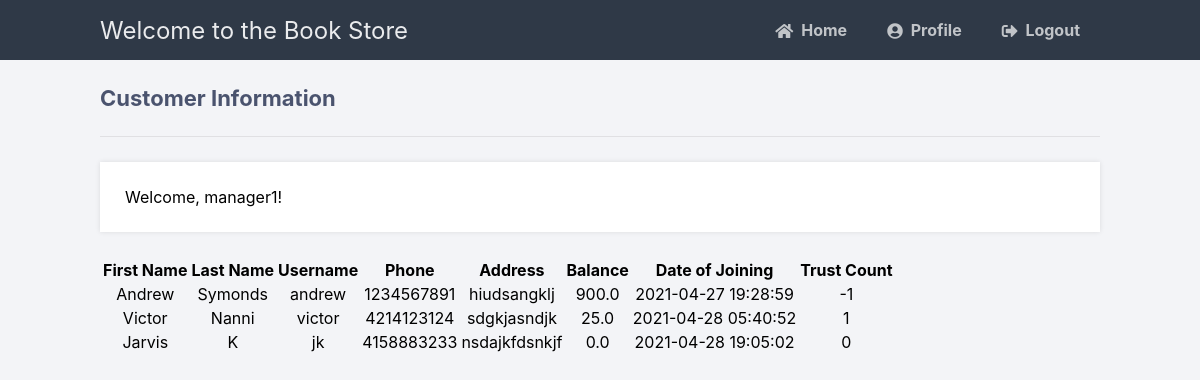
Page /displayCustomer (signed in) on the committed database.
### tables this page shows
CREATE TABLE Customer (
            username TEXT PRIMARY KEY,
            password TEXT,
            firstName TEXT,
            lastName TEXT,
            phone INT,
            address TEXT,
            balance FLOAT DEFAULT 0,
            dateOfJoining DATETIME DEFAULT CURRENT_TIMESTAMP, trustCount INT DEFAULT 0);

### main.py (the view)
@app.route('/displayCustomer', methods=['GET', 'POST'])
def displayCustomer():
    if 'loggedin' in session and session['type'] == 1:
        msg = ''
        if request.method == 'GET':
            with sql.connect("Book.db") as con:
                cursor = con.cursor()
                cursor.execute(
                    'SELECT * FROM Customer')
                customer = cursor.fetchall()
                if not customer:
                    msg = 'No Customer Registered!'
                else:
                    print(customer)
                    return render_template('displayCustomer.html', data=customer, username=session['username'])
    return redirect(url_for('login'))

### templates/displayCustomer.html (shortened to what this page needs)
{% extends 'layout.html' %}
{% block content %}
<h2>Customer Information</h2>
<p>Welcome, {{ username }}!</p>
<table>
    <thead>
      <tr>
          <th>First Name</th>
          <th>Last Name</th>
          <th>Username</th>
          <th>Phone</th>
          <th>Address</th>
          <th>Balance</th>
          <th>Date of Joining</th>
          <th>Trust Count</th>
      </tr>
      </thead>
      <tbody>
       {% for item in data %}
              <tr>
                  <td style="text-align:center">{{item[2]}}</td>
                  <td style="text-align:center">{{item[3]}}</td>
                  <td style="text-align:center">{{item[0]}}</td>
                  <td style="text-align:center">{{item[4]}}</td>
                  <td style="text-align:center">{{item[5]}}</td>
                  <td style="text-align:center">{{item[6]}}</td>
                  <td style="text-align:center">{{item[7]}}</td>
                  <td style="text-align:center">{{item[8]}}</td>
              </tr>
          {% endfor %}
      </tbody>
  </table>
{% endblock %}

### templates/layout.html (shortened to what this page needs)
<!DOCTYPE html>
<html>
	<head>
		<link rel="stylesheet" href="{{ url_for('static', filename='style.css') }}">
		<link rel="stylesheet" href="https://use.fontawesome.com/releases/v5.7.1/css/all.css">
	</head>
	<body class="loggedin">
		<nav class="navtop">
			<div>
				<h1>Welcome to the Book Store</h1>
                <a href="{{ url_for('home') }}"><i class="fas fa-home"></i>Home</a>
				<a href="{{ url_for('profile') }}"><i class="fas fa-user-circle"></i>Profile</a>
				<a href="{{ url_for('logout') }}"><i class="fas fa-sign-out-alt"></i>Logout</a>
			</div>
		</nav>
		<div class="content">
			{% block content %}{% endblock %}
		</div>
	</body>
</html>

### static/style.css (style rules this page uses)
* { box-sizing: border-box; font-family: -apple-system, BlinkMacSystemFont, "segoe ui", roboto, oxygen, ubuntu, cantarell, "fira sans", "droid sans", "helvetica neue", Arial, sans-serif; font-size: 16px; -webkit-font-smoothing: antialiased; -moz-osx-font-smoothing: grayscale; }
body { background-color: #758283; margin: 0; }
.navtop { background-color: #2f3947; height: 60px; width: 100%; border: 0; }
.navtop div { display: flex; margin: 0 auto; width: 1000px; height: 100%; }
.navtop div h1, .navtop div a { display: inline-flex; align-items: center; }
.navtop div h1 { flex: 1; font-size: 24px; padding: 0; margin: 0; color: #eaebed; font-weight: normal; }
.navtop div a { padding: 0 20px; text-decoration: none; color: #c1c4c8; font-weight: bold; }
.navtop div a i { padding: 2px 8px 0 0; }
body.loggedin { background-color: #f3f4f7; }
.content { width: 1000px; margin: 0 auto; }
.content h2 { margin: 0; padding: 25px 0; font-size: 22px; border-bottom: 1px solid #e0e0e3; color: #4a536e; }
.content > p, .content > div { box-shadow: 0 0 5px 0 rgba(0, 0, 0, 0.1); margin: 25px 0; padding: 25px; background-color: #fff; }

### rows in the picture
Customer: firstName "Andrew", lastName "Symonds", username "andrew", phone "1234567891", address "hiudsangklj", balance "900.0", dateOfJoining "2021-04-27 19:28:59", trustCount "-1"
Customer: firstName "Victor", lastName "Nanni", username "victor", phone "4214123124", address "sdgkjasndjk", balance "25.0", dateOfJoining "2021-04-28 05:40:52", trustCount "1"
Customer: firstName "Jarvis", lastName "K", username "jk", phone "4158883233", address "nsdajkfdsnkjf", balance "0.0", dateOfJoining "2021-04-28 19:05:02", trustCount "0"

### other values in the picture
{{ username }} "manager1"
